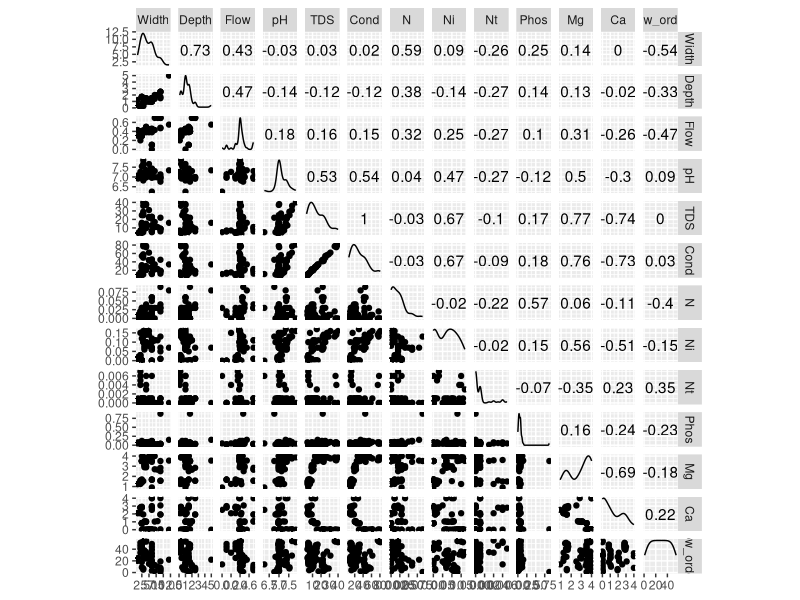
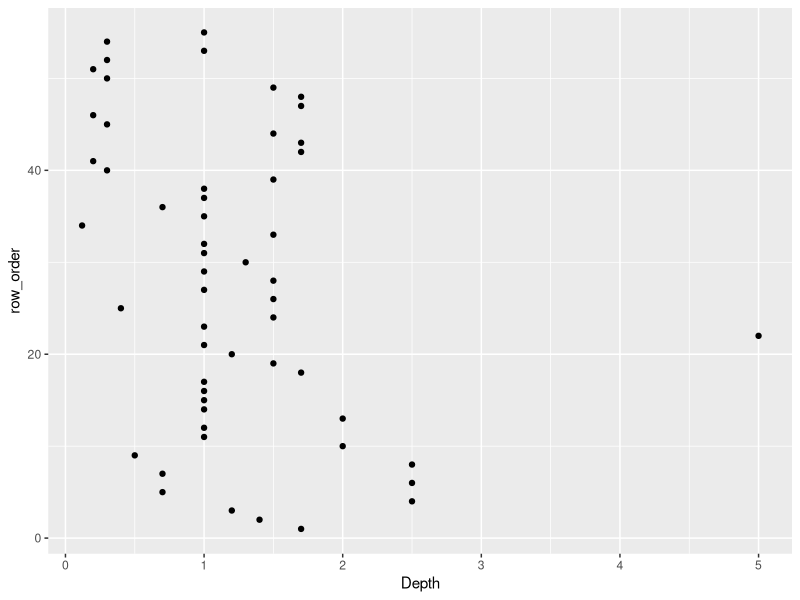
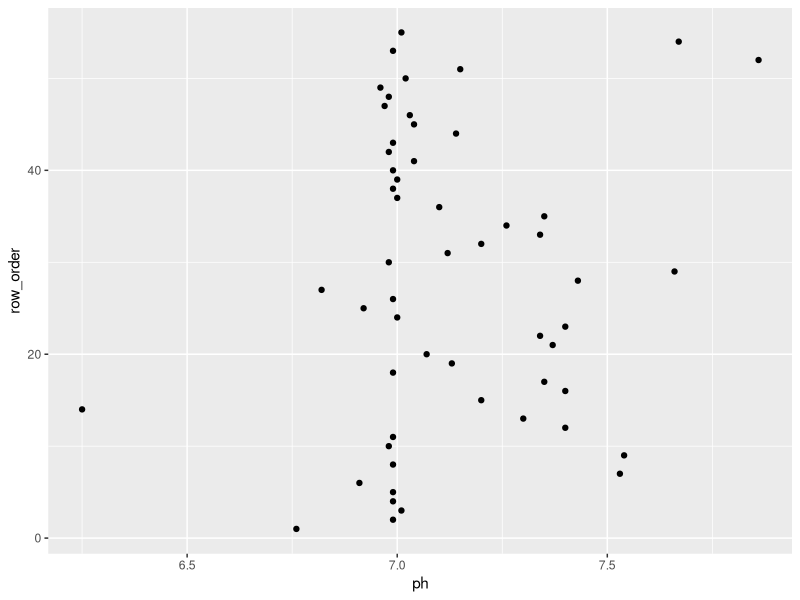
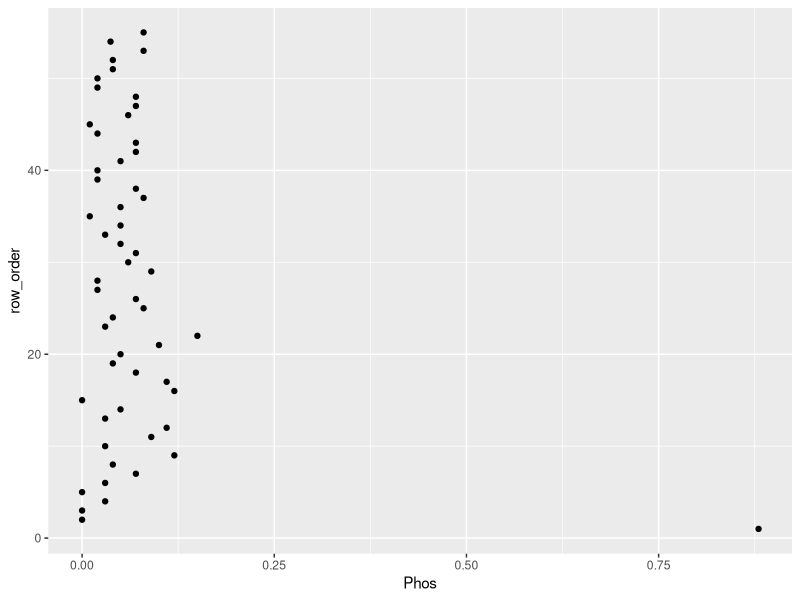

These charts were generated, in order, by the following R code:
## ---- chunk 1
library(tidyverse)
library(here)
library(GGally)
library(patchwork)
## ---- chunk 2
aegla <-                            # Importing and naming aegla_crabs.csv data
  read.csv(here("data", 
                "aegla_crabs.csv"))
aegla_wrangled <- aegla %>%         # Wrangling data
  select(-"Site",                   # Removing columns Site, AT, WT, Crab, Shrimp, Aeglam, AeglaFE, and AeglaFo
         -"AT",
         -"WT",
         -"Crab",
         -"Shrimp",
         -"Aeglam",
         -"AeglaFe",
         -"AeglaFo") %>% 
  drop_na() %>%                     # Dropping remaining NAs
  mutate(row_order = 1:nrow(.))     # Creating arbitrary variable for plotting purposes. Setting number of rows 1 to 55.
aegla_wrangled
## ---- chunk 3
aegla_wrangled %>% ggscatmat(columns = 1:13) # It is tiny in the notebook, but looking at it in the console obvious outliers can be seen. After looking at these and running multiple cleveland plots, I think these are the three possible outlier data points, as displayed by the three plots below.
## ---- chunk 4
aegla_wrangled %>%
  ggplot(aes(x = Depth,
             y = row_order)) +
  geom_point() +
  labs(x = "Depth",
       y = "row_order")
aegla_wrangled %>%
  ggplot(aes(x = pH,
             y = row_order)) +
  geom_point() +
  labs(x = "ph",
       y = "row_order")
aegla_wrangled %>%
  ggplot(aes(x = Phos,
             y = row_order)) +
  geom_point() +
  labs(x = "Phos",
       y = "row_order")
